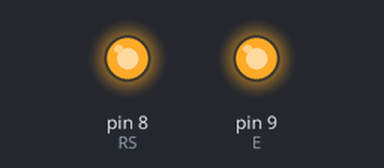
Recording of a sketch running on a simulated Arduino Uno, built with avr-gcc and run on an emulated ATmega328P. On the bench: output pins drawn as LEDs (lit = HIGH). Pins used as bus, display or sensor lines are not drawn; what the sketch prints to the serial monitor is not drawn.

Above: at 0.3 s.
Timing chart, 0 to 40.0 s (numbered marks = the images above):
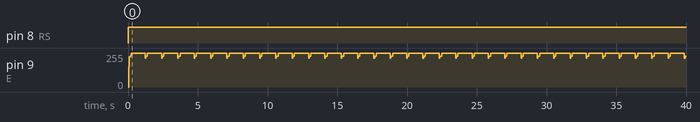

The sketch:

lcd_test.ino
```cpp
/*
   LCD driver for HD44780
*/
const int D4 = 4; // 4-bit interface
const int D5 = 5;
const int D6 = 6;
const int D7 = 7;
const int RS = 8; // Register select (0=command, 1=data)
const int E  = 9; // Enable

const int lcdData[4] = {D4, D5, D6, D7};

void setup() {
  // put your setup code here, to run once:

  pinMode(D4, OUTPUT); // lowest bit
  pinMode(D5, OUTPUT);
  pinMode(D6, OUTPUT);
  pinMode(D7, OUTPUT); // highest bit
  pinMode(RS, OUTPUT);
  pinMode(E, OUTPUT);

  digitalWrite(E, HIGH);

  commandMode();
  // Ensure 4-bit mode
  putNibble(0b0011);
  putNibble(0b0011);
  putNibble(0b0011);

  putNibble(0b0010);

  // Two line mode
  putByte(0b00101000);

  Serial.begin(9600);
}

byte lowNibble(byte b) {
  return b & 0b1111;
}

byte highNibble(byte b) {
  return b >> 4;
}

void putNibble(byte b) {
  Serial.print("Writing nibble: ");
  Serial.println(b, HEX);

  for (int i = 0; i < 4; i++) {
    digitalWrite(lcdData[i], b & 1);
    b >>= 1;
  }
  toggleEnable();
}

void putByte(byte b) {
  putNibble(highNibble(b));
  putNibble(lowNibble(b));

}

void toggleEnable() {
  digitalWrite(E, LOW);
  delay(2);
  digitalWrite(E, HIGH);
}

void commandMode() {
  digitalWrite(RS, LOW);
}
void dataMode() {
  digitalWrite(RS, HIGH);
}

void clearScreen() {
  commandMode();
  putByte(0b00000001);
}

void cursorHome() {
  commandMode();
  putByte(0b00000010);
}

void writeChar(char x) {
  dataMode();
  putByte(x);
}

void writeString(char* x) {
  int i=0;
  while (x[i]) writeChar(x[i++]);
}

void loop() {
  //cursorHome();
  clearScreen();
  writeString("Hello");
  delay(1000);

}
```

Measured:
- by itself, pin 8 (RS): LOW → HIGH at 0.02 s
